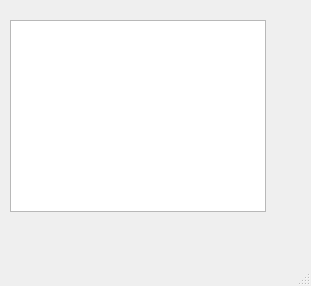
<?xml version="1.0" encoding="UTF-8"?>
<ui version="4.0">
 <class>MainWindow</class>
 <widget class="QMainWindow" name="MainWindow">
  <property name="geometry">
   <rect>
    <x>0</x>
    <y>0</y>
    <width>311</width>
    <height>286</height>
   </rect>
  </property>
  <property name="windowTitle">
   <string>MainWindow</string>
  </property>
  <widget class="QWidget" name="centralwidget">
   <widget class="QGraphicsView" name="graphicsView">
    <property name="geometry">
     <rect>
      <x>10</x>
      <y>20</y>
      <width>256</width>
      <height>192</height>
     </rect>
    </property>
   </widget>
  </widget>
  <widget class="QMenuBar" name="menubar">
   <property name="geometry">
    <rect>
     <x>0</x>
     <y>0</y>
     <width>311</width>
     <height>21</height>
    </rect>
   </property>
  </widget>
  <widget class="QStatusBar" name="statusbar"/>
 </widget>
 <resources/>
 <connections/>
</ui>
